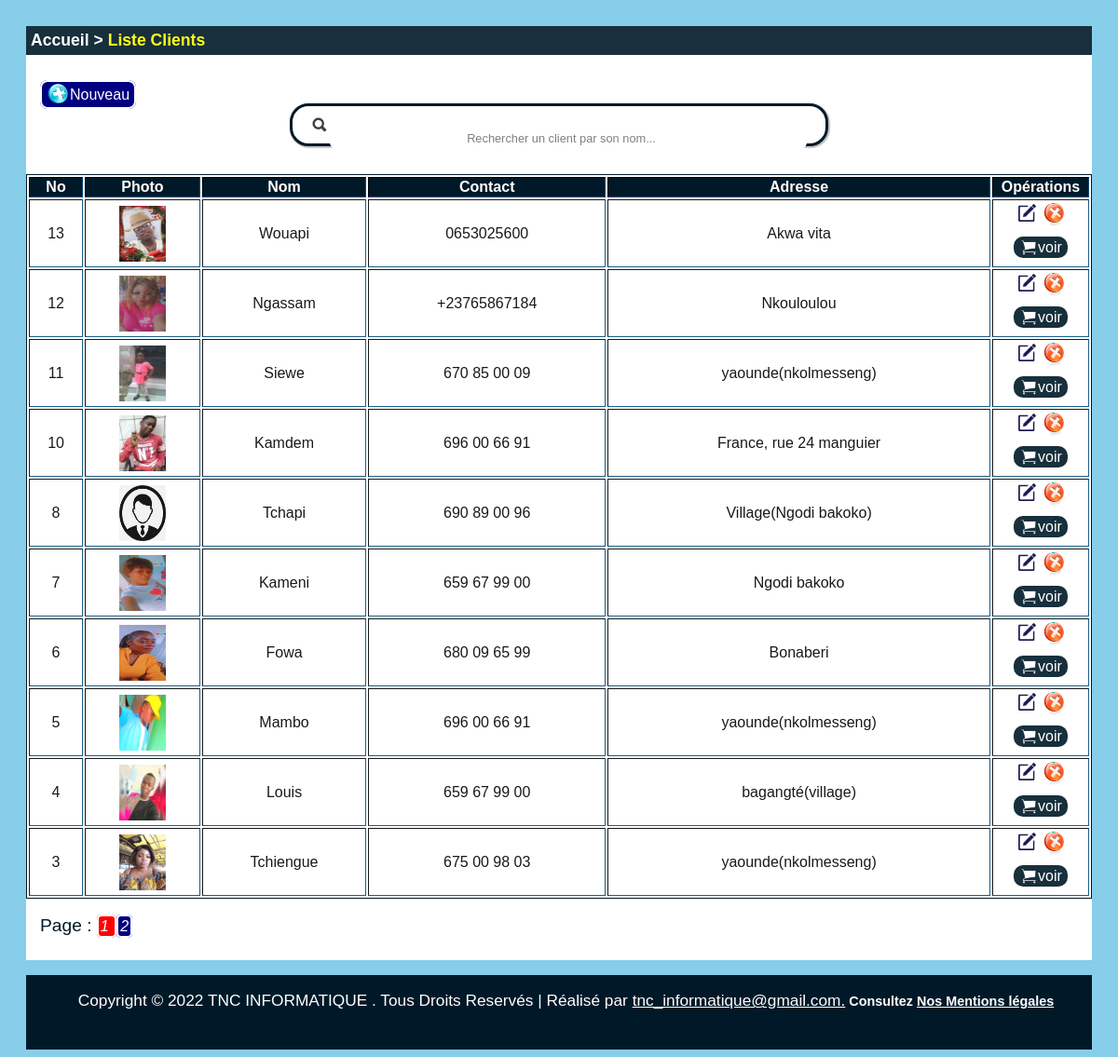
The app's page /admin/clients.php with its own data.
### tables this page shows
CREATE TABLE `client` (
  `id_client` mediumint(9) NOT NULL,
  `nom` varchar(220) DEFAULT NULL,
  `telephone` varchar(20) DEFAULT NULL,
  `email` varchar(220) DEFAULT NULL,
  `adresse` varchar(220) DEFAULT NULL,
  `photo_client` varchar(50) NOT NULL,
  `password` varchar(220) DEFAULT NULL
);

### admin/clients.php (the view, shortened to what this page needs)
<?php
include("includes/connect.php");
?>
<html>
	<head>
		<link rel="stylesheet" type="text/css" href="style.css" />
	</head>
	<body class="body_contenu">
		<div id="bloc">
		<h4><a href="statitisques.php">Accueil</a> > <a href="clients.php" class="lieu">Liste Clients</a></h4>
			<a class="nouveau" href="ajouter_clients.php" target="corps" title="Ajouter une nouvelle commande"><img class="icones" src="images/add.png" width="25" height="25" />Nouveau</a>
			<?php echo @$_GET['reponse']; ?><br/>
		<form action="recherche_clients.php" method="post" id="search" target="corps">
			<p><input type="image" src="images/search.png" title="Cliquer sur le bouton pour effectuer la recherche"/><input type="search" value="<?php echo @$_POST['recherche']; ?>" name="recherche" required size="40" placeholder="Rechercher un client par son nom..."/>
		</form>
		<table border="1" class="liste">
			<tr>
				<th>No</th><th>Photo</th><th>Nom</th><th>Contact</th><th>Adresse</th><th>Opérations</th>
			</tr>
<?php
$rowsPerPage =10;  $pageNum = 1;
$offset = ($pageNum - 1) * $rowsPerPage;
$query = "SELECT COUNT(id_client) AS numrows from client";
$result = mysqli_query($db, $query);
$row = mysqli_fetch_array($result);
$numrows = $row['numrows'];
$maxPage = ceil($numrows/$rowsPerPage);
?>
	<?php
		$requete = "SELECT * FROM client ORDER BY id_client DESC LIMIT $offset, $rowsPerPage";
		$reponse = mysqli_query($db, $requete) or die("Echec de l'enregistrement");
		while($data = mysqli_fetch_array($reponse)) {
			$id = $data['id_client'];
		if($data['photo_client'] == "")
		{
			$nom_photo = "anonyme.png";
		}
		else
		{
			$nom_photo = $data['photo_client'];
		}
			echo "<tr>
					<td>".$data['id_client']."</td>
					<td><img src='./../images/clients/".$nom_photo."' width='50' height='60'/></td>
					<td>".$data['nom']."</td><td>".$data['telephone']."</td>
					<td>".$data['adresse']."</td>";
	?>
					<td width="100">
						<a href="editer_client.php?id_client=<?php echo $id; ?>"><img class="icone" width="40" height="20" src="images/editer.png" title="editer les informations du client."></a>
						<a id="confirmation" href="supprimer.php?id_client=<?php echo $id; ?>"><img style="position:relative; top:1.6px;" class="icone" width="30" height="20" src="images/supprimer.png" title="supprimer le client."></a>
						<p style="position:relative; top:-10px;"><a class="button" href="commandes_client.php?id_client=<?php echo $id; ?>"><img style="position:relative; top:5px;" width="20" height="20" src="images/pannier.png" title="Voir toutes les commandes du client.">voir</a>
					</td>
				</tr>
	<?php
		}
	?>
		</table>
	<br/>
<?php
$self = $_SERVER['PHP_SELF'];
echo '<span style="color: rgb(0, 25, 40);">Page : </span>';
for($page = 1; $page <= $maxPage; $page++)
{
	if ($page == $pageNum)
		{
			echo '<em> '.$page.' </em>';
		}
		else
		{
			echo "<i><a href=\"$self?page=$page\">".$page."</a></i>";
		}
}
?><p id="espace"> </p>
		</div>
	<?php include("includes/pied.php");	?>
	</body>
</html>

### admin/style.css (style rules this page uses)
body { font-family: 'Century Gothic', Trebuchet MS, Arial, sans-serif; }
form#search { width: 50%; height: 40px; background: white; box-shadow: 1px 1px 1px 1px #C0C0C0; border: 3px solid rgb(0,25,40); border-radius: 20px; margin: auto; text-align: center; margin-bottom: 30px; }
form#search input { width: 90%; height: 90%; outline: none; border: 0; font-size: 1.0em; border-radius: 20px; position: relative; text-align: center; top: -32%; }
form#search input::placeholder { text-align: center; font-size: 0.8em; }
form#search input[type=image] { width: 20px; height: 20px; opacity: 0.75; position: relative; top: -9px; }
#bloc { background: #fff; }
#bloc h4 { font-size: 1.1em; opacity: 0.9; padding: 5px; color: white; background: rgb(0,25,40); }
#bloc h4 a { text-decoration: none; color: white; }
#bloc h4 a.lieu { color: yellow; }
input::placeholder { opacity: 0.5; color: black; }
.liste { margin: auto; width: 100%; margin-left: 0px; border: 1px rgb(0,25,40) solid; }
.liste th { text-align: center; color: white; font-weight: bold; font-size: 1.0em; background: rgb(0,25,40); }
.liste td { text-align: center; color: black; opacity: 0.9; }
a.nouveau { border: 2px solid white; text-decoration: none; padding: 5px; background: rgb(0,0,128); border-radius: 8px; color: white; font-size: 1.0em; margin-left: 15px; }
img.icone { width: 25px; height: 25px; }
.body_contenu { background-color: #87CEEB; padding: 20px; padding-bottom: 0px; }
.body_contenu span { margin-bottom: 7px; margin-left: 15px; color:white; font-size:1.2em; }
.body_contenu em { background: red; font-size:1.0em; border: 2px solid white; border-radius:5px; padding: 2px; color:white; }
.body_contenu i a { text-decoration: none; color: white; background: rgb(0,0,128); border: 2px solid white; border-radius:5px; padding: 2px; }
#espace { padding: 5px; }
th { font-size: 1.1em; color: black; }
.icones { position: relative; top: 8px; }
a.button { text-decoration: none; padding: 3px 6px; background: rgb(0,25,40); color: white; font-size: 1.0em; border-radius: 10px; }

### records on screen
client: id_client "13", photo_client (picture), nom "Wouapi", telephone "0653025600", adresse "Akwa vita"
client: id_client "12", photo_client (picture), nom "Ngassam", telephone "+23765867184", adresse "Nkouloulou"
client: id_client "11", photo_client (picture), nom "Siewe", telephone "670 85 00 09", adresse "yaounde(nkolmesseng)"
client: id_client "10", photo_client (picture), nom "Kamdem", telephone "696 00 66 91", adresse "France, rue 24 manguier"
client: id_client "8", shows a picture, nom "Tchapi", telephone "690 89 00 96", adresse "Village(Ngodi bakoko)"
client: id_client "7", photo_client (picture), nom "Kameni", telephone "659 67 99 00", adresse "Ngodi bakoko"
client: id_client "6", photo_client (picture), nom "Fowa", telephone "680 09 65 99", adresse "Bonaberi"
client: id_client "5", photo_client (picture), nom "Mambo", telephone "696 00 66 91", adresse "yaounde(nkolmesseng)"
client: id_client "4", photo_client (picture), nom "Louis", telephone "659 67 99 00", adresse "bagangté(village)"
client: id_client "3", photo_client (picture), nom "Tchiengue", telephone "675 00 98 03", adresse "yaounde(nkolmesseng)"
